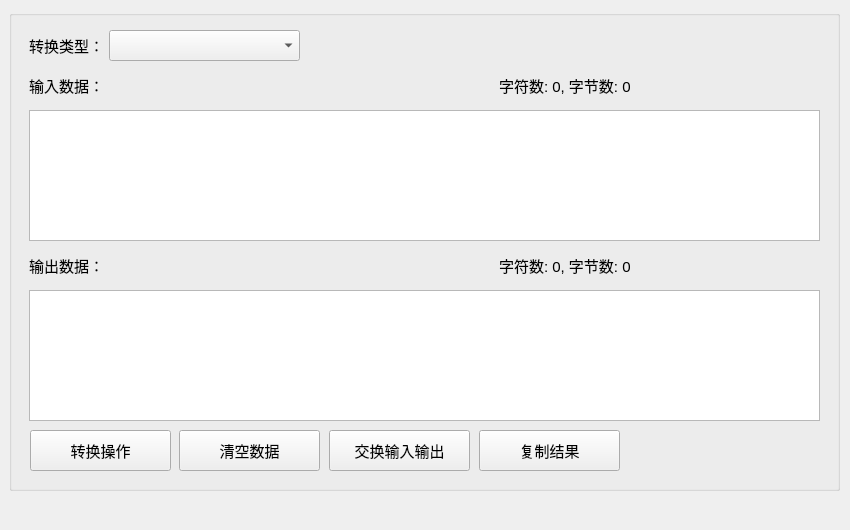
<?xml version="1.0" encoding="UTF-8"?>
<ui version="4.0">
 <class>FormChildDataConversion</class>
 <widget class="QWidget" name="FormChildDataConversion">
  <property name="geometry">
   <rect>
    <x>0</x>
    <y>0</y>
    <width>850</width>
    <height>530</height>
   </rect>
  </property>
  <property name="windowTitle">
   <string>Form</string>
  </property>
  <widget class="QGroupBox" name="groupBox">
   <property name="geometry">
    <rect>
     <x>9</x>
     <y>10</y>
     <width>831</width>
     <height>481</height>
    </rect>
   </property>
   <property name="title">
    <string/>
   </property>
   <widget class="QComboBox" name="conversionTypeCombo">
    <property name="geometry">
     <rect>
      <x>100</x>
      <y>20</y>
      <width>191</width>
      <height>31</height>
     </rect>
    </property>
    <property name="font">
     <font>
      <pointsize>11</pointsize>
     </font>
    </property>
   </widget>
   <widget class="QLabel" name="label">
    <property name="geometry">
     <rect>
      <x>20</x>
      <y>20</y>
      <width>71</width>
      <height>31</height>
     </rect>
    </property>
    <property name="font">
     <font>
      <pointsize>11</pointsize>
     </font>
    </property>
    <property name="text">
     <string>转换类型：</string>
    </property>
   </widget>
   <widget class="QLabel" name="inputInfoLabel">
    <property name="geometry">
     <rect>
      <x>490</x>
      <y>60</y>
      <width>321</width>
      <height>31</height>
     </rect>
    </property>
    <property name="font">
     <font>
      <pointsize>11</pointsize>
     </font>
    </property>
    <property name="text">
     <string>字符数: 0, 字节数: 0</string>
    </property>
   </widget>
   <widget class="QLabel" name="label_2">
    <property name="geometry">
     <rect>
      <x>20</x>
      <y>60</y>
      <width>71</width>
      <height>31</height>
     </rect>
    </property>
    <property name="font">
     <font>
      <pointsize>11</pointsize>
     </font>
    </property>
    <property name="text">
     <string>输入数据：</string>
    </property>
   </widget>
   <widget class="QTextEdit" name="inputTextEdit">
    <property name="geometry">
     <rect>
      <x>20</x>
      <y>100</y>
      <width>791</width>
      <height>131</height>
     </rect>
    </property>
    <property name="font">
     <font>
      <pointsize>11</pointsize>
     </font>
    </property>
   </widget>
   <widget class="QPushButton" name="clearButton">
    <property name="geometry">
     <rect>
      <x>170</x>
      <y>420</y>
      <width>141</width>
      <height>41</height>
     </rect>
    </property>
    <property name="font">
     <font>
      <pointsize>11</pointsize>
     </font>
    </property>
    <property name="text">
     <string>清空数据</string>
    </property>
   </widget>
   <widget class="QPushButton" name="swapButton">
    <property name="geometry">
     <rect>
      <x>320</x>
      <y>420</y>
      <width>141</width>
      <height>41</height>
     </rect>
    </property>
    <property name="font">
     <font>
      <pointsize>11</pointsize>
     </font>
    </property>
    <property name="text">
     <string>交换输入输出</string>
    </property>
   </widget>
   <widget class="QPushButton" name="copyButton">
    <property name="geometry">
     <rect>
      <x>470</x>
      <y>420</y>
      <width>141</width>
      <height>41</height>
     </rect>
    </property>
    <property name="font">
     <font>
      <pointsize>11</pointsize>
     </font>
    </property>
    <property name="text">
     <string>复制结果</string>
    </property>
   </widget>
   <widget class="QPushButton" name="convertButton">
    <property name="geometry">
     <rect>
      <x>21</x>
      <y>420</y>
      <width>141</width>
      <height>41</height>
     </rect>
    </property>
    <property name="font">
     <font>
      <pointsize>11</pointsize>
     </font>
    </property>
    <property name="text">
     <string>转换操作</string>
    </property>
   </widget>
   <widget class="QLabel" name="label_4">
    <property name="geometry">
     <rect>
      <x>20</x>
      <y>240</y>
      <width>71</width>
      <height>31</height>
     </rect>
    </property>
    <property name="font">
     <font>
      <pointsize>11</pointsize>
     </font>
    </property>
    <property name="text">
     <string>输出数据：</string>
    </property>
   </widget>
   <widget class="QLabel" name="outputInfoLabel">
    <property name="geometry">
     <rect>
      <x>490</x>
      <y>240</y>
      <width>321</width>
      <height>31</height>
     </rect>
    </property>
    <property name="font">
     <font>
      <pointsize>11</pointsize>
     </font>
    </property>
    <property name="text">
     <string>字符数: 0, 字节数: 0</string>
    </property>
   </widget>
   <widget class="QTextEdit" name="outputTextEdit">
    <property name="geometry">
     <rect>
      <x>20</x>
      <y>280</y>
      <width>791</width>
      <height>131</height>
     </rect>
    </property>
    <property name="font">
     <font>
      <pointsize>11</pointsize>
     </font>
    </property>
   </widget>
  </widget>
 </widget>
 <resources/>
 <connections/>
</ui>
